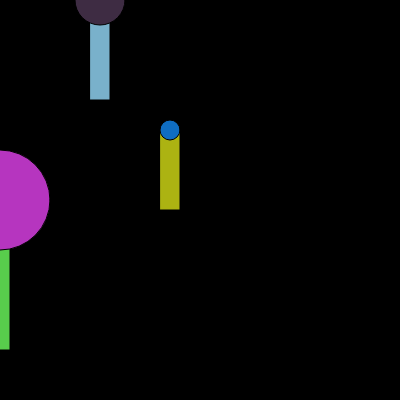
Frame 1 (no input)
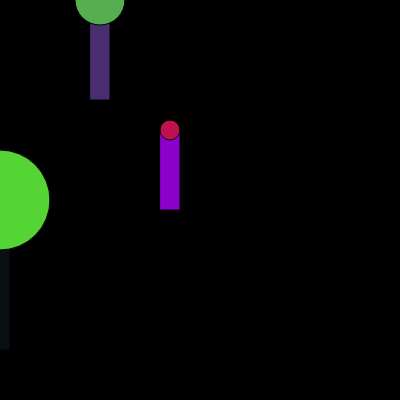
Frame 60 (no input)
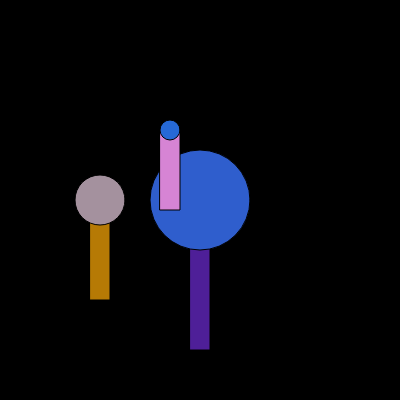
Frame 120 (the mouse pressed at the canvas centre since frame 60)

The p5.js sketch that drew these frames (run headless with seeded random() and noise() and a simulated clock; from frame 60 on, the mouse is pressed at the canvas centre):

// p5.js sketch
// ── sketch.js
function setup() {
  createCanvas(400, 400);
  // canvas.parent('project');
}

function draw() {
  background(0);

  // fill(random(255), random(255), random(255));
  // lollipop1
  lollipop(mouseX, 200, 150,100, color(random(255), random(255), random(255)), color(random(255), random(255), random(255)));

  // lillipop2
  lollipop(100, mouseY, 100, 50, color(random(255), random(255), random(255)), color(random(255), random(255), random(255)));

  lollipop(170, 130, 80, 20, color(random(255), random(255), random(255)), color(random(255), random(255), random(255)));
}

function lollipop(x, y, stickLength, lolliDiameter, lolliHeadColor, lolliStickColor){
  fill(lolliStickColor);
  rect(x-10, y, 20, stickLength);

  fill(lolliHeadColor);
  ellipse(x, y, lolliDiameter);
}
// ── style.css
html,
body {
  margin: 0;
  padding: 0;
  text-align: center;
  background-color: antiquewhite;
  color: cadetblue;
}

canvas {
  margin: auto;
  display: block;
}
